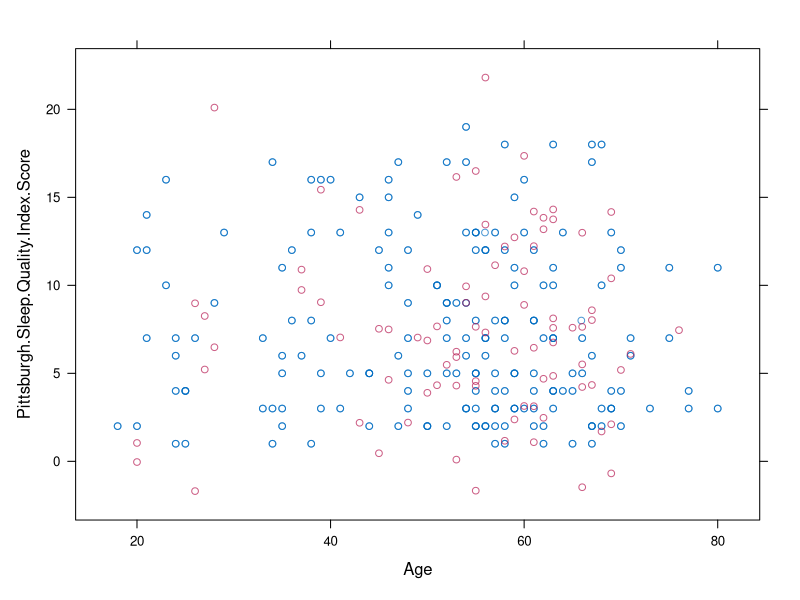

Write the R code that produced this figure. (Note: this script raises an error after producing the figure.)
library(dplyr)
library(mice)

# Import data.
raw_data <- read.csv("project_data.csv")
View(raw_data)

# Explore data.
summary(raw_data)
str(raw_data)
dim(raw_data)
names(raw_data)

# Extract variables of interest.
working_data <- raw_data[,c(1,2,3,9,16,18,19,20,24,42,46,58,70,75,77,85,86,87)]
# No blanks in data set.
which(working_data == "")

# Count NAs in each variable.
for (i in names(working_data)) {
  print(i)
  print(sum(is.na(working_data[,i])))
}

# Imputation with stochastic regression
imp_stoch <- mice(working_data, method = "norm.nob", seed = 32,
                  m = 1, print = FALSE)
any(is.na(imp_stoch))
summary(imp_stoch)
xyplot(imp_stoch, Pittsburgh.Sleep.Quality.Index.Score ~ Age)

# Rename variables.
clean_data1 <- clean_data %>%
  rename(TFT = "Time.from.transplant", 
         Liver.diag = "Liver.Diagnosis",
         RoD = "Recurrence.of.disease",
         RGD = "Rejection.graft.dysfunction",
         Any.fibro = "Any.fibrosis",
         Renal.fail = "Renal.Failure",
         ESS = "Epworth.Sleepiness.Scale",
         PSQIS = "Pittsburgh.Sleep.Quality.Index.Score",
         AIS = "Athens.Insomnia.Scale",
         BSS = "Berlin.Sleepiness.Scale")

# Convert sleep disturbance measurements to binary.
clean_data2 <- clean_data1 %>%
  mutate(ESS = ifelse(ESS > 10, 1, 0)) %>%
  mutate(PSQIS = ifelse(PSQIS > 4, 1, 0)) %>%
  mutate(AIS = ifelse(AIS > 5, 1, 0))

# Change categorical variables to factors.
clean_data3 <- clean_data2 %>% 
  mutate(across(c("Gender", "Liver.diag", "RoD", "RGD", "Any.fibro",
                  "Renal.fail", "Depression", "Corticoid", "ESS", 
                  "PSQIS", "AIS", "BSS"), as.factor))

# Create a function that extracts descriptive statistics for a variable and
# displays them in a graph
descriptive <- function(var, data){
  colours <- c("blue", "skyblue")
  for (i in var) {
    print(paste0("Summary Statistics for ", i, ":"))
    print(summary(data[[i]]))
    if (is.factor(data[[i]])) {
      plot(data[[i]], main = paste0("Frequency of ", i), 
           xlab = i, ylab = "Frequency", col = colours)
    } else {
      # plot_num(data)
      hist(data[[i]], main = paste0("Distribution of ", i),
           xlab = i, ylab = "Frequency", col = colours)
    }
  }
}

# Specify the variables needed to conduct summary statistics
vars <- c("Gender", "Age", "BMI", "TFT", "Liver.diag", "RoD", "RGD", 
          "Any.fibro", "Renal.fail", "Depression", "Corticoid", 
          "ESS", "PSQIS", "AIS", "BSS", "SF36.PCS", "SF36.MCS")
# Conduct descriptive analysis
descriptive(vars, clean_data3)

# Estimate prevalence of sleep disturbance
# Create a function that estimates prevalence of sleep disturbance for each scale
disturbed_sleep_preval <- function(scale, data) {
  for (i in scale) {
    freq <- table(data[[i]])
    prop <- prop.table(freq)
    print(i)
    print(prop)
    print(paste0("Prevalence of sleep disturbance according to ", 
                 i, ": ", prop["1"]))
    
  }
}
prev_any <- (length(which(clean_data3$ESS == 1 | clean_data3$PSQIS == 1 |
                           clean_data3$AIS == 1 | clean_data3$BSS == 1))) / nrow(clean_data3)
print(paste0("Prevalence of sleep disturbance according to any questionnaire: ", prev_any))

# Specify scales needed to estimate prevalence of sleep disturbance
scales <- c("ESS", "PSQIS", "AIS", "BSS")
# Calculate prevalence of sleep disturbance
disturbed_sleep_preval(scales, clean_data3)

# Create backward step-wise model for ESS as sleep disturbance measure.
clean_data_ess_model <- subset(clean_data3, select=c(-Subject, -PSQIS, -BSS, -AIS))
str(clean_data_ess_model)
ess_glm_mod_full <- glm(ESS~., data = clean_data_ess_model, family="binomial")
ess_glm_step_back <- stepAIC(ess_glm_mod_full,trace = F)
summary(ess_glm_step_back)

# Create backward step-wise model for PSQIS as sleep disturbance measure.
clean_data_psqis_model <- subset(clean_data3, select=c(-Subject, -ESS, -BSS, -AIS))
str(clean_data_psqis_model)
psqis_glm_mod_full <- glm(PSQIS~., data = clean_data_psqis_model, family="binomial")
psqis_glm_step_back <- stepAIC(psqis_glm_mod_full,trace = F)
summary(psqis_glm_step_back)

# Create backward step-wise model for BSS as sleep disturbance measure.
clean_data_bss_model <- subset(clean_data3, select=c(-Subject, -ESS, -PSQIS, -AIS))
str(clean_data_bss_model)
bss_glm_mod_full <- glm(BSS~., data = clean_data_bss_model, family="binomial")
bss_glm_step_back <- stepAIC(bss_glm_mod_full,trace = F)
summary(bss_glm_step_back)

# Create backward step-wise model for AIS as sleep disturbance measure.
clean_data_ais_model <- subset(clean_data3, select=c(-Subject, -ESS, -PSQIS, -BSS))
str(clean_data_ais_model)
ais_glm_mod_full <- glm(AIS~., data = clean_data_ais_model, family="binomial")
ais_glm_step_back <- stepAIC(ais_glm_mod_full,trace = F)
summary(ais_glm_step_back)

#' Evaluate relationship between sleep disturbance and quality of 
#' life (physical and mental).
clean_data3$total_qol <- clean_data3$SF36.MCS + clean_data3$SF36.PCS

# Create a linear regression model for sleep disturbance and QOL
sleep_mcs <- lm(SF36.MCS ~ ESS + PSQIS + AIS + BSS, data = clean_data3)
sleep_pcs <- lm(SF36.PCS ~ ESS + PSQIS + AIS + BSS, data = clean_data3)
sleep_qol <- lm(total_qol ~ ESS + PSQIS + AIS + BSS, data = clean_data3)
summary(sleep_mcs)
summary(sleep_pcs)
summary(sleep_qol)
